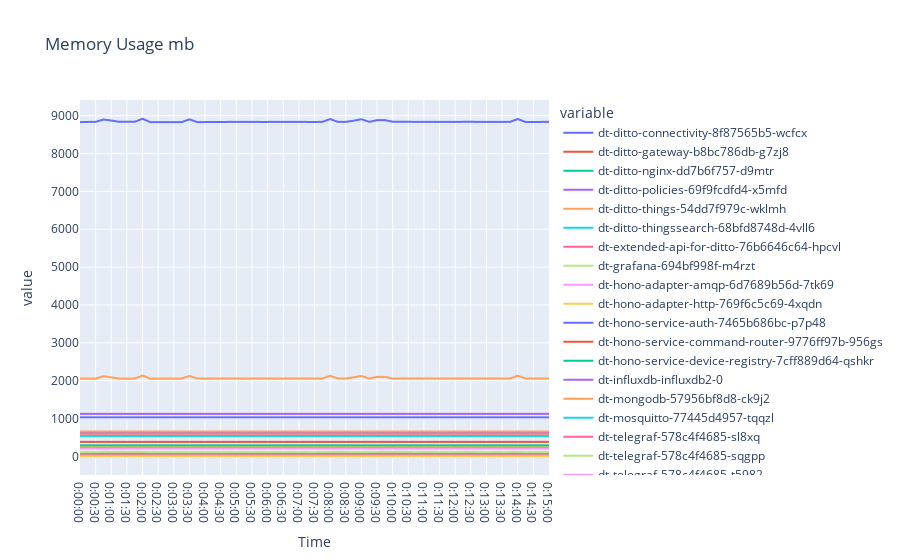

The code cell stored with this chart in its notebook:
### Code cell
# Plot using matplotlib
plt.figure(figsize=(15, 5))
plt.plot(full_mem.index, full_mem)
plt.xlabel('Time')
plt.xticks(rotation=90)
plt.ylabel('Value')
plt.title('Memory Usage mb')
plt.legend(full_mem.keys(), bbox_to_anchor=(1.01, 1), loc="upper left")
plt.show()

# Plot using plotly
fig = px.line(full_mem, x=full_mem.index, y=full_mem.keys(), title='Memory Usage mb')
fig.show()
